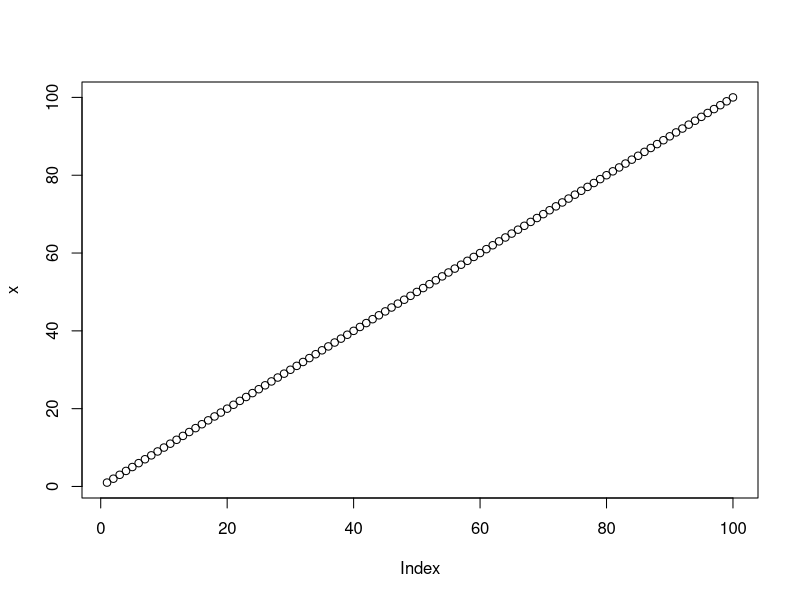
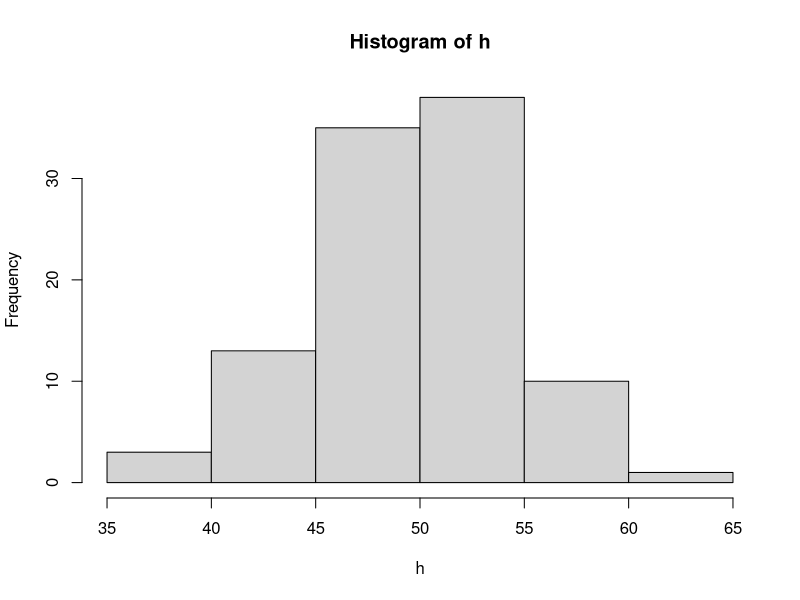

These figures' R source, in order:
## ---- chunk 1
x=c(1:100)
x
## ---- chunk 2
x*2
## ---- chunk 3
plot(x)
## ---- chunk 4
h <-rbinom(100,100,.5)
hist(h)
